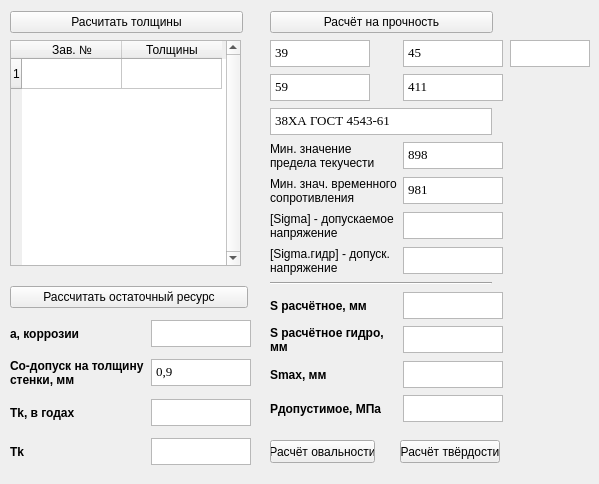
    <widget class="QWidget" name="rasschet">
     <attribute name="title">
      <string>Расчёты</string>
     </attribute>
     <widget class="QWidget" name="layoutWidget">
      <property name="geometry">
       <rect>
        <x>10</x>
        <y>10</y>
        <width>233</width>
        <height>257</height>
       </rect>
      </property>
      <layout class="QVBoxLayout" name="verticalLayout_7">
       <item>
        <widget class="QPushButton" name="pushButton_creatThickness">
         <property name="text">
          <string>Расчитать толщины</string>
         </property>
        </widget>
       </item>
       <item>
        <widget class="QTableWidget" name="table_thick">
         <property name="minimumSize">
          <size>
           <width>231</width>
           <height>226</height>
          </size>
         </property>
         <property name="maximumSize">
          <size>
           <width>231</width>
           <height>226</height>
          </size>
         </property>
         <property name="frameShape">
          <enum>QFrame::StyledPanel</enum>
         </property>
         <property name="frameShadow">
          <enum>QFrame::Sunken</enum>
         </property>
         <property name="verticalScrollBarPolicy">
          <enum>Qt::ScrollBarAlwaysOn</enum>
         </property>
         <property name="horizontalScrollBarPolicy">
          <enum>Qt::ScrollBarAlwaysOff</enum>
         </property>
         <property name="sizeAdjustPolicy">
          <enum>QAbstractScrollArea::AdjustIgnored</enum>
         </property>
         <property name="tabKeyNavigation">
          <bool>true</bool>
         </property>
         <property name="alternatingRowColors">
          <bool>true</bool>
         </property>
         <property name="verticalScrollMode">
          <enum>QAbstractItemView::ScrollPerItem</enum>
         </property>
         <property name="gridStyle">
          <enum>Qt::SolidLine</enum>
         </property>
         <property name="sortingEnabled">
          <bool>false</bool>
         </property>
         <property name="cornerButtonEnabled">
          <bool>true</bool>
         </property>
         <property name="rowCount">
          <number>1</number>
         </property>
         <property name="columnCount">
          <number>2</number>
         </property>
         <row/>
         <column>
          <property name="text">
           <string>Зав. №</string>
          </property>
         </column>
         <column>
          <property name="text">
           <string>Толщины</string>
          </property>
         </column>
        </widget>
       </item>
      </layout>
     </widget>
     <widget class="QWidget" name="layoutWidget">
      <property name="geometry">
       <rect>
        <x>270</x>
        <y>10</y>
        <width>233</width>
        <height>416</height>
       </rect>
      </property>
      <layout class="QGridLayout" name="gridLayout">
       <item row="3" column="0" colspan="2">
        <widget class="QPlainTextEdit" name="gost_material">
         <property name="minimumSize">
          <size>
           <width>220</width>
           <height>27</height>
          </size>
         </property>
         <property name="maximumSize">
          <size>
           <width>222</width>
           <height>27</height>
          </size>
         </property>
         <property name="font">
          <font>
           <family>Times New Roman</family>
           <pointsize>10</pointsize>
          </font>
         </property>
         <property name="layoutDirection">
          <enum>Qt::LeftToRight</enum>
         </property>
         <property name="plainText">
          <string>38ХА ГОСТ 4543-61</string>
         </property>
         <property name="overwriteMode">
          <bool>false</bool>
         </property>
         <property name="placeholderText">
          <string>Материал по ГОСТ</string>
         </property>
        </widget>
       </item>
       <item row="4" column="1">
        <widget class="QPlainTextEdit" name="pred_tek_min">
         <property name="minimumSize">
          <size>
           <width>100</width>
           <height>27</height>
          </size>
         </property>
         <property name="maximumSize">
          <size>
           <width>100</width>
           <height>27</height>
          </size>
         </property>
         <property name="font">
          <font>
           <family>Times New Roman</family>
           <pointsize>10</pointsize>
          </font>
         </property>
         <property name="layoutDirection">
          <enum>Qt::LeftToRight</enum>
         </property>
         <property name="plainText">
          <string>898</string>
         </property>
         <property name="overwriteMode">
          <bool>false</bool>
         </property>
         <property name="placeholderText">
          <string>Re, MPa</string>
         </property>
        </widget>
       </item>
       <item row="5" column="0">
        <widget class="QLabel" name="label_11">
         <property name="cursor">
          <cursorShape>ArrowCursor</cursorShape>
         </property>
         <property name="text">
          <string>Мин. знач. временного сопротивления</string>
         </property>
         <property name="wordWrap">
          <bool>true</bool>
         </property>
        </widget>
       </item>
       <item row="4" column="0">
        <widget class="QLabel" name="label_10">
         <property name="cursor">
          <cursorShape>ArrowCursor</cursorShape>
         </property>
         <property name="text">
          <string>Мин. значение предела текучести</string>
         </property>
         <property name="wordWrap">
          <bool>true</bool>
         </property>
        </widget>
       </item>
       <item row="6" column="0">
        <widget class="QLabel" name="label_12">
         <property name="cursor">
          <cursorShape>ArrowCursor</cursorShape>
         </property>
         <property name="text">
          <string>[Sigma] - допускаемое напряжение</string>
         </property>
         <property name="wordWrap">
          <bool>true</bool>
         </property>
        </widget>
       </item>
       <item row="5" column="1">
        <widget class="QPlainTextEdit" name="vrem_sopr_min">
         <property name="minimumSize">
          <size>
           <width>100</width>
           <height>27</height>
          </size>
         </property>
         <property name="maximumSize">
          <size>
           <width>100</width>
           <height>27</height>
          </size>
         </property>
         <property name="font">
          <font>
           <family>Times New Roman</family>
           <pointsize>10</pointsize>
          </font>
         </property>
         <property name="layoutDirection">
          <enum>Qt::LeftToRight</enum>
         </property>
         <property name="plainText">
          <string>981</string>
         </property>
         <property name="overwriteMode">
          <bool>false</bool>
         </property>
         <property name="placeholderText">
          <string>Rm, MPa</string>
         </property>
        </widget>
       </item>
       <item row="6" column="1">
        <widget class="QPlainTextEdit" name="sigma">
         <property name="minimumSize">
          <size>
           <width>100</width>
           <height>27</height>
          </size>
         </property>
         <property name="maximumSize">
          <size>
           <width>100</width>
           <height>27</height>
          </size>
         </property>
         <property name="font">
          <font>
           <family>Times New Roman</family>
           <pointsize>10</pointsize>
          </font>
         </property>
         <property name="layoutDirection">
          <enum>Qt::LeftToRight</enum>
         </property>
         <property name="plainText">
          <string/>
         </property>
         <property name="overwriteMode">
          <bool>false</bool>
         </property>
         <property name="placeholderText">
          <string>МПа</string>
         </property>
        </widget>
       </item>
       <item row="9" column="0">
        <widget class="QLabel" name="label_14">
         <property name="font">
          <font>
           <weight>75</weight>
           <bold>true</bold>
          </font>
         </property>
         <property name="cursor">
          <cursorShape>ArrowCursor</cursorShape>
         </property>
         <property name="text">
          <string>S расчётное, мм</string>
         </property>
         <property name="wordWrap">
          <bool>true</bool>
         </property>
        </widget>
       </item>
       <item row="7" column="1">
        <widget class="QPlainTextEdit" name="sigma_gidro">
         <property name="minimumSize">
          <size>
           <width>100</width>
           <height>27</height>
          </size>
         </property>
         <property name="maximumSize">
          <size>
           <width>100</width>
           <height>27</height>
          </size>
         </property>
         <property name="font">
          <font>
           <family>Times New Roman</family>
           <pointsize>10</pointsize>
          </font>
         </property>
         <property name="layoutDirection">
          <enum>Qt::LeftToRight</enum>
         </property>
         <property name="plainText">
          <string/>
         </property>
         <property name="overwriteMode">
          <bool>false</bool>
         </property>
         <property name="placeholderText">
          <string>MPa</string>
         </property>
        </widget>
       </item>
       <item row="7" column="0">
        <widget class="QLabel" name="label_13">
         <property name="cursor">
          <cursorShape>ArrowCursor</cursorShape>
         </property>
         <property name="text">
          <string>[Sigma.гидр] - допуск. напряжение</string>
         </property>
         <property name="wordWrap">
          <bool>true</bool>
         </property>
        </widget>
       </item>
       <item row="8" column="0" colspan="2">
        <widget class="Line" name="line">
         <property name="maximumSize">
          <size>
           <width>222</width>
           <height>16777215</height>
          </size>
         </property>
         <property name="orientation">
          <enum>Qt::Horizontal</enum>
         </property>
        </widget>
       </item>
       <item row="1" column="0">
        <widget class="QPlainTextEdit" name="p_rab_MPa">
         <property name="minimumSize">
          <size>
           <width>100</width>
           <height>27</height>
          </size>
         </property>
         <property name="maximumSize">
          <size>
           <width>100</width>
           <height>27</height>
          </size>
         </property>
         <property name="font">
          <font>
           <family>Times New Roman</family>
           <pointsize>10</pointsize>
          </font>
         </property>
         <property name="layoutDirection">
          <enum>Qt::LeftToRight</enum>
         </property>
         <property name="plainText">
          <string>39</string>
         </property>
         <property name="overwriteMode">
          <bool>false</bool>
         </property>
         <property name="placeholderText">
          <string>Pраб, P, МПа</string>
         </property>
        </widget>
       </item>
       <item row="0" column="0" colspan="2">
        <widget class="QPushButton" name="pushButton_creatRasschProchn">
         <property name="maximumSize">
          <size>
           <width>223</width>
           <height>16777215</height>
          </size>
         </property>
         <property name="text">
          <string>Расчёт на прочность</string>
         </property>
        </widget>
       </item>
       <item row="2" column="0">
        <widget class="QPlainTextEdit" name="p_gidro">
         <property name="minimumSize">
          <size>
           <width>100</width>
           <height>27</height>
          </size>
         </property>
         <property name="maximumSize">
          <size>
           <width>100</width>
           <height>27</height>
          </size>
         </property>
         <property name="font">
          <font>
           <family>Times New Roman</family>
           <pointsize>10</pointsize>
          </font>
         </property>
         <property name="layoutDirection">
          <enum>Qt::LeftToRight</enum>
         </property>
         <property name="plainText">
          <string>59</string>
         </property>
         <property name="overwriteMode">
          <bool>false</bool>
         </property>
         <property name="placeholderText">
          <string>Ргид, МПа, исп.</string>
         </property>
        </widget>
       </item>
       <item row="1" column="1">
        <widget class="QPlainTextEdit" name="p_pnevma">
         <property name="minimumSize">
          <size>
           <width>100</width>
           <height>27</height>
          </size>
         </property>
         <property name="maximumSize">
          <size>
           <width>100</width>
           <height>27</height>
          </size>
         </property>
         <property name="font">
          <font>
           <family>Times New Roman</family>
           <pointsize>10</pointsize>
          </font>
         </property>
         <property name="layoutDirection">
          <enum>Qt::LeftToRight</enum>
         </property>
         <property name="plainText">
          <string>45</string>
         </property>
         <property name="overwriteMode">
          <bool>false</bool>
         </property>
         <property name="placeholderText">
          <string>Рпн, МПа, исп.</string>
         </property>
        </widget>
       </item>
       <item row="2" column="1">
        <widget class="QPlainTextEdit" name="d_vnutr">
         <property name="minimumSize">
          <size>
           <width>100</width>
           <height>27</height>
          </size>
         </property>
         <property name="maximumSize">
          <size>
           <width>100</width>
           <height>27</height>
          </size>
         </property>
         <property name="font">
          <font>
           <family>Times New Roman</family>
           <pointsize>10</pointsize>
          </font>
         </property>
         <property name="layoutDirection">
          <enum>Qt::LeftToRight</enum>
         </property>
         <property name="plainText">
          <string>411</string>
         </property>
         <property name="overwriteMode">
          <bool>false</bool>
         </property>
         <property name="placeholderText">
          <string>Dвнутр, мм</string>
         </property>
        </widget>
       </item>
       <item row="10" column="0">
        <widget class="QLabel" name="label_15">
         <property name="font">
          <font>
           <weight>75</weight>
           <bold>true</bold>
          </font>
         </property>
         <property name="cursor">
          <cursorShape>ArrowCursor</cursorShape>
         </property>
         <property name="text">
          <string>S расчётное гидро, мм</string>
         </property>
         <property name="wordWrap">
          <bool>true</bool>
         </property>
        </widget>
       </item>
       <item row="9" column="1">
        <widget class="QPlainTextEdit" name="s_rasch">
         <property name="minimumSize">
          <size>
           <width>100</width>
           <height>27</height>
          </size>
         </property>
         <property name="maximumSize">
          <size>
           <width>100</width>
           <height>27</height>
          </size>
         </property>
         <property name="font">
          <font>
           <family>Times New Roman</family>
           <pointsize>10</pointsize>
          </font>
         </property>
         <property name="layoutDirection">
          <enum>Qt::LeftToRight</enum>
         </property>
         <property name="plainText">
          <string/>
         </property>
         <property name="overwriteMode">
          <bool>false</bool>
         </property>
         <property name="placeholderText">
          <string>MPa</string>
         </property>
        </widget>
       </item>
       <item row="10" column="1">
        <widget class="QPlainTextEdit" name="s_rasch_gidro">
         <property name="minimumSize">
          <size>
           <width>100</width>
           <height>27</height>
          </size>
         </property>
         <property name="maximumSize">
          <size>
           <width>100</width>
           <height>27</height>
          </size>
         </property>
         <property name="font">
          <font>
           <family>Times New Roman</family>
           <pointsize>10</pointsize>
          </font>
         </property>
         <property name="layoutDirection">
          <enum>Qt::LeftToRight</enum>
         </property>
         <property name="plainText">
          <string/>
         </property>
         <property name="overwriteMode">
          <bool>false</bool>
         </property>
         <property name="placeholderText">
          <string>MPa</string>
         </property>
        </widget>
       </item>
       <item row="11" column="0">
        <widget class="QLabel" name="label_16">
         <property name="font">
          <font>
           <weight>75</weight>
           <bold>true</bold>
          </font>
         </property>
         <property name="cursor">
          <cursorShape>ArrowCursor</cursorShape>
         </property>
         <property name="text">
          <string>Smax, мм</string>
         </property>
         <property name="wordWrap">
          <bool>true</bool>
         </property>
        </widget>
       </item>
       <item row="11" column="1">
        <widget class="QPlainTextEdit" name="s_max_rasch">
         <property name="minimumSize">
          <size>
           <width>100</width>
           <height>27</height>
          </size>
         </property>
         <property name="maximumSize">
          <size>
           <width>100</width>
           <height>27</height>
          </size>
         </property>
         <property name="font">
          <font>
           <family>Times New Roman</family>
           <pointsize>10</pointsize>
          </font>
         </property>
         <property name="layoutDirection">
          <enum>Qt::LeftToRight</enum>
         </property>
         <property name="plainText">
          <string/>
         </property>
         <property name="overwriteMode">
          <bool>false</bool>
         </property>
         <property name="placeholderText">
          <string>MPa</string>
         </property>
        </widget>
       </item>
       <item row="12" column="1">
        <widget class="QPlainTextEdit" name="p_dop">
         <property name="minimumSize">
          <size>
           <width>100</width>
           <height>27</height>
          </size>
         </property>
         <property name="maximumSize">
          <size>
           <width>100</width>
           <height>27</height>
          </size>
         </property>
         <property name="font">
          <font>
           <family>Times New Roman</family>
           <pointsize>10</pointsize>
          </font>
         </property>
         <property name="layoutDirection">
          <enum>Qt::LeftToRight</enum>
         </property>
         <property name="plainText">
          <string/>
         </property>
         <property name="overwriteMode">
          <bool>false</bool>
         </property>
         <property name="placeholderText">
          <string>MPa</string>
         </property>
        </widget>
       </item>
       <item row="12" column="0">
        <widget class="QLabel" name="label_17">
         <property name="font">
          <font>
           <weight>75</weight>
           <bold>true</bold>
          </font>
         </property>
         <property name="cursor">
          <cursorShape>ArrowCursor</cursorShape>
         </property>
         <property name="text">
          <string>Pдопустимое, МПа</string>
         </property>
         <property name="wordWrap">
          <bool>true</bool>
         </property>
        </widget>
       </item>
      </layout>
     </widget>
     <widget class="QWidget" name="layoutWidget">
      <property name="geometry">
       <rect>
        <x>10</x>
        <y>280</y>
        <width>241</width>
        <height>195</height>
       </rect>
      </property>
      <layout class="QGridLayout" name="gridLayout_2">
       <item row="3" column="0">
        <widget class="QLabel" name="label_35">
         <property name="font">
          <font>
           <weight>75</weight>
           <bold>true</bold>
          </font>
         </property>
         <property name="cursor">
          <cursorShape>ArrowCursor</cursorShape>
         </property>
         <property name="text">
          <string>Tk, в годах</string>
         </property>
         <property name="wordWrap">
          <bool>true</bool>
         </property>
        </widget>
       </item>
       <item row="4" column="2">
        <widget class="QPlainTextEdit" name="tk_just">
         <property name="minimumSize">
          <size>
           <width>100</width>
           <height>27</height>
          </size>
         </property>
         <property name="maximumSize">
          <size>
           <width>100</width>
           <height>27</height>
          </size>
         </property>
         <property name="font">
          <font>
           <family>Times New Roman</family>
           <pointsize>10</pointsize>
          </font>
         </property>
         <property name="layoutDirection">
          <enum>Qt::LeftToRight</enum>
         </property>
         <property name="plainText">
          <string/>
         </property>
         <property name="overwriteMode">
          <bool>false</bool>
         </property>
         <property name="placeholderText">
          <string>&gt;/&lt; 10лет</string>
         </property>
        </widget>
       </item>
       <item row="3" column="2">
        <widget class="QPlainTextEdit" name="tk_years">
         <property name="minimumSize">
          <size>
           <width>100</width>
           <height>27</height>
          </size>
         </property>
         <property name="maximumSize">
          <size>
           <width>100</width>
           <height>27</height>
          </size>
         </property>
         <property name="font">
          <font>
           <family>Times New Roman</family>
           <pointsize>10</pointsize>
          </font>
         </property>
         <property name="layoutDirection">
          <enum>Qt::LeftToRight</enum>
         </property>
         <property name="plainText">
          <string/>
         </property>
         <property name="overwriteMode">
          <bool>false</bool>
         </property>
         <property name="placeholderText">
          <string>Года</string>
         </property>
        </widget>
       </item>
       <item row="0" column="0" colspan="3">
        <widget class="QPushButton" name="pushButton_creatOstRes">
         <property name="minimumSize">
          <size>
           <width>231</width>
           <height>0</height>
          </size>
         </property>
         <property name="maximumSize">
          <size>
           <width>238</width>
           <height>16777215</height>
          </size>
         </property>
         <property name="text">
          <string>Рассчитать остаточный ресурс</string>
         </property>
        </widget>
       </item>
       <item row="1" column="0" colspan="2">
        <widget class="QLabel" name="label_33">
         <property name="font">
          <font>
           <weight>75</weight>
           <bold>true</bold>
          </font>
         </property>
         <property name="cursor">
          <cursorShape>ArrowCursor</cursorShape>
         </property>
         <property name="text">
          <string>а, коррозии</string>
         </property>
         <property name="wordWrap">
          <bool>true</bool>
         </property>
        </widget>
       </item>
       <item row="1" column="2">
        <widget class="QPlainTextEdit" name="a_corr">
         <property name="minimumSize">
          <size>
           <width>100</width>
           <height>27</height>
          </size>
         </property>
         <property name="maximumSize">
          <size>
           <width>100</width>
           <height>27</height>
          </size>
         </property>
         <property name="font">
          <font>
           <family>Times New Roman</family>
           <pointsize>10</pointsize>
          </font>
         </property>
         <property name="layoutDirection">
          <enum>Qt::LeftToRight</enum>
         </property>
         <property name="plainText">
          <string/>
         </property>
         <property name="overwriteMode">
          <bool>false</bool>
         </property>
         <property name="placeholderText">
          <string>MPa</string>
         </property>
        </widget>
       </item>
       <item row="2" column="0" colspan="2">
        <widget class="QLabel" name="label_34">
         <property name="font">
          <font>
           <weight>75</weight>
           <bold>true</bold>
          </font>
         </property>
         <property name="cursor">
          <cursorShape>ArrowCursor</cursorShape>
         </property>
         <property name="text">
          <string>Со-допуск на толщину стенки, мм</string>
         </property>
         <property name="wordWrap">
          <bool>true</bool>
         </property>
        </widget>
       </item>
       <item row="2" column="2">
        <widget class="QPlainTextEdit" name="c0_plus_dop">
         <property name="minimumSize">
          <size>
           <width>100</width>
           <height>27</height>
          </size>
         </property>
         <property name="maximumSize">
          <size>
           <width>100</width>
           <height>27</height>
          </size>
         </property>
         <property name="font">
          <font>
           <family>Times New Roman</family>
           <pointsize>10</pointsize>
          </font>
         </property>
         <property name="layoutDirection">
          <enum>Qt::LeftToRight</enum>
         </property>
         <property name="plainText">
          <string>0,9</string>
         </property>
         <property name="overwriteMode">
          <bool>false</bool>
         </property>
         <property name="placeholderText">
          <string>MPa</string>
         </property>
        </widget>
       </item>
       <item row="4" column="0">
        <widget class="QLabel" name="label_36">
         <property name="font">
          <font>
           <weight>75</weight>
           <bold>true</bold>
          </font>
         </property>
         <property name="cursor">
          <cursorShape>ArrowCursor</cursorShape>
         </property>
         <property name="text">
          <string>Tk</string>
         </property>
         <property name="wordWrap">
          <bool>true</bool>
         </property>
        </widget>
       </item>
      </layout>
     </widget>
     <widget class="QPushButton" name="pushButt_ovalnost">
      <property name="geometry">
       <rect>
        <x>270</x>
        <y>440</y>
        <width>105</width>
        <height>23</height>
       </rect>
      </property>
      <property name="text">
       <string>Расчёт овальности</string>
      </property>
     </widget>
     <widget class="QPushButton" name="pushButt_tverdost">
      <property name="geometry">
       <rect>
        <x>400</x>
        <y>440</y>
        <width>100</width>
        <height>23</height>
       </rect>
      </property>
      <property name="text">
       <string>Расчёт твёрдости</string>
      </property>
     </widget>
     <widget class="QPlainTextEdit" name="p_pnevma_kgs">
      <property name="geometry">
       <rect>
        <x>510</x>
        <y>40</y>
        <width>80</width>
        <height>27</height>
       </rect>
      </property>
      <property name="minimumSize">
       <size>
        <width>80</width>
        <height>27</height>
       </size>
      </property>
      <property name="maximumSize">
       <size>
        <width>80</width>
        <height>27</height>
       </size>
      </property>
      <property name="font">
       <font>
        <family>Times New Roman</family>
        <pointsize>10</pointsize>
       </font>
      </property>
      <property name="layoutDirection">
       <enum>Qt::LeftToRight</enum>
      </property>
      <property name="plainText">
       <string/>
      </property>
      <property name="overwriteMode">
       <bool>false</bool>
      </property>
      <property name="placeholderText">
       <string>Рпн, кгс, исп.</string>
      </property>
     </widget>
    </widget>
